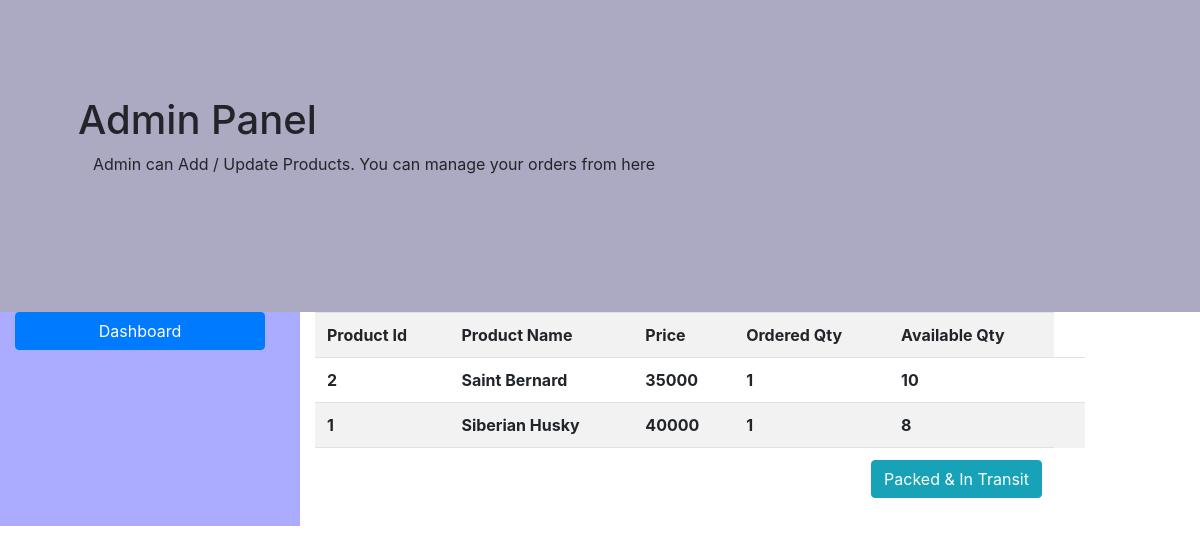
The page /admin/getorder.php?bno=10 (signed in) on the database its author committed.
### tables this page shows
CREATE TABLE `product` (
  `pid` int(11) NOT NULL,
  `pname` varchar(100) DEFAULT NULL,
  `pprice` varchar(10) DEFAULT NULL,
  `pdesc` text DEFAULT NULL,
  `pqty` int(11) DEFAULT NULL,
  `pimage` varchar(200) DEFAULT NULL,
  `pcat` varchar(40) DEFAULT NULL,
  `uid` int(11) DEFAULT NULL
);

### admin/getorder.php (the view, shortened to what this page needs)
<link rel=stylesheet href=../css/bootstrap.min.css>
<?php
include"../connect.php";
?>
<div class="container-fluid" style="background-color:#abaac2;">
    <div class=row>
        <div class=col-12>
              <div class="p-5 mb-4">
                <div class="container-fluid py-5">
                    <h1 class="display-5 fw-bold">Admin Panel</h1>
                            <p class="col-md-8 fs-4">Admin can Add / Update Products. You can manage your orders from here</p>
                </div>
            </div>
        </div>
    </div>
</div>
<div class=container-fluid>
    <div class=row>
        <div class=col-3 style="background-color:#ababff;">
            <a href=admindashboard.php class="btn btn-primary" style="width:250px;">Dashboard</a><br><br>
        </div>
        <div class="col-8" id=frmData >
            <?php
                $bno=$_GET['bno'];
                $res=mysqli_query($con," select bill.bill_no,product.pid,pname,pprice,pqty from product,short_bill,bill where short_bill.billno=bill.bill_no and ostatus='Ordered' and short_bill.pid=product.pid and bill.bill_no=$bno");
                ?>
                <table class="table table-striped">
<tr><th>Product Id</th><th>Product Name</th><th>Price</th><th>Ordered Qty </th><th>Available Qty</th></tr>
<?php
while($row=mysqli_fetch_array($res))
{
    echo "<tr><th>$row[1]</th><th>$row[2]</th><th>$row[3]</th><th>1</th><th>$row[4]</th><th>";?>
   </tr>
    <?php
}
?>
<tr><td colspan=5 align=right><a href=updateorderstatus.php?bno=<?php echo $bno;?> class="btn btn-info">Packed & In Transit</a></td></tr>
        </div>
    </div>
</div>

### rows shown on the page
product: pid "2", pname "Saint Bernard", pprice "35000", pqty "10"
product: pid "1", pname "Siberian Husky", pprice "40000", pqty "8"
